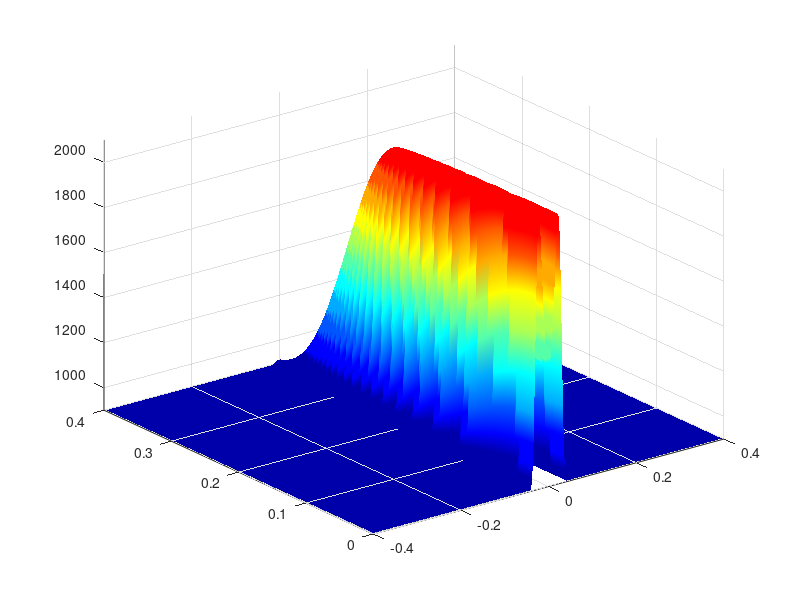

The MATLAB script that drew this image:
clear all;
clc; 
close all;
% ===================== 1. 定义模型常数 =====================
t1 = 1200;   % 温度增量 (K)
t2 = 900;    % 环境温度 (K)
m = 3;       % 衰减系数
n = 0.9;       % 形状参数
R=0.04;
Z=0.4;
x=0;
[y,z] = meshgrid(linspace(-0.4, 0.4, 500),linspace(0, 0.4, 500));
term = m*( x.^2/R.^2 +y.^2/R.^2+ z.^2/Z.^2 )-n; % 指数内的核心项

T = t1 * exp(-1* term.^2) + t2;        % 温度场计算
figure('Color','white');
surf(y,z,T);axis tight;
axis normal;  % MATLAB 根据数据自动缩放，不强制像素比例
colormap(jet(11));shading interp;         % 平滑颜色
